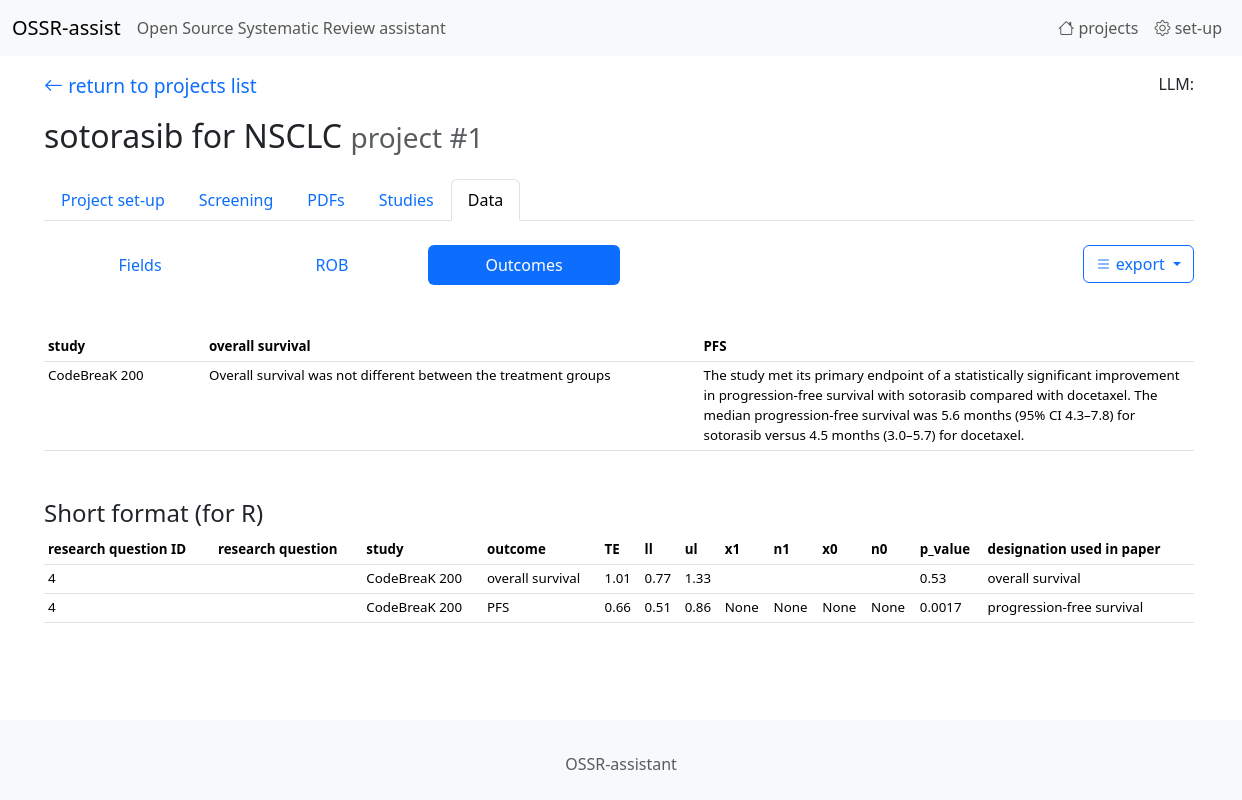
Screenshot of /table/results/1 with the database file from the repository.
### tables this page shows
CREATE TABLE "projects"
(
    id                   integer
        constraint projects_pk
            primary key autoincrement,
    name                 TEXT,
    green_words          TEXT default "",
    red_words            TEXT default "",
    eligibility_criteria TEXT default "",
    type_of_study        INT  default 0
, prompt_selection_user TEXT default "", prompt_selection_system TEXT);

CREATE TABLE "outcomes"
(
    id          integer
        constraint outcomes_pk
            primary key,
    name        TEXT,
    description TEXT,
    type        integer default 0,
    project     integer
, sort_order integer default 0);

CREATE TABLE "outcome_values"
(
    outcome           integer,
    study             integer,
    value             TEXT default "",
    TE                REAL,
    ll                REAL,
    ul                REAL,
    p_value           TEXT,
    median_1          TEXT,
    median_0          REAL,
    events_1          integer,
    events_0          integer,
    n_1               integer,
    n_0               integer,
    paper_designation integer,
    constraint outcome_values_pk
        primary key (outcome, study)
);

CREATE TABLE studies
(
    id      integer
        constraint studies_pk
            primary key autoincrement,
    name    TEXT,
    project integer
, registration_number TEXT, comments TEXT);

CREATE TABLE "research_questions"
(
    id         integer
        constraint research_questions_pk
            primary key autoincrement,
    project    integer
        constraint research_questions_projects_id_fk
            references projects,
    name       TEXT,
    sort_order integer default 0
);

### app.py (the view)
@app.route('/table/results/<int:project_id>')
def endpoint_table_results(project_id):
    return table_results(project_id)

### data.py (called while the page is built)
def table_results(project_id):
    project_name, study_type, eligibility_criteria_empty = get_project_name(project_id)
    studies, outcomes_list = get_results_data(project_id)
    lg = math.ceil(85 / len(outcomes_list)) if len(outcomes_list)>0 else 50
    short_format = outcomes_short_format(project_id)
    return render_template('table_results.html', studies=studies,
                           outcomes_list=outcomes_list, lg=lg, short_format = short_format,
                           eligibility_criteria_empty=eligibility_criteria_empty,
                           project_id=project_id, project_name=project_name)

### utils.py (called while the page is built)
def get_db_connection():
    conn = sqlite3.connect(DB_PATH)
    conn.row_factory = sqlite3.Row
    return conn

def sql_select_fetchone(sql, parameters):
    with get_db_connection() as con:
        cur = con.cursor()
        res = cur.execute(sql, parameters)
        r = res.fetchone()
        cur.close()
    return r

def sql_select_fetchall(sql, parameters):
    with get_db_connection() as con:
        cur = con.cursor()
        res = cur.execute(sql, parameters)
        rows = res.fetchall()
        columns = [column[0] for column in cur.description]
        result = [dict(zip(columns, row)) for row in rows]
        cur.close()
    return result

def get_project_name(project_id):
    sql = "SELECT name, type_of_study, eligibility_criteria FROM projects WHERE id=?"
    r = sql_select_fetchone(sql, (project_id,))
    project_name = r['name']
    study_type = r['type_of_study']
    eligibility_criteria_empty = (r['eligibility_criteria'] is None or r['eligibility_criteria'].strip() == "")
    return project_name, study_type, eligibility_criteria_empty

### templates/table_results.html (shortened to what this page needs)
{% extends 'base.html' %}
{%  block content %}
<link href="https://cdn.datatables.net/v/bs5/jq-3.7.0/dt-2.2.2/datatables.min.css" rel="stylesheet">
    {%  set page = 'data' %}
    {% include '_navbar1.html' %}
    <div class="mb-5">
        <div class="dropdown" style="float: right;">
            <button class="btn btn-outline-primary dropdown-toggle" type="button" data-bs-toggle="dropdown"
                    aria-expanded="false">
                <i class="bi bi-list"></i> export
            </button>
        </div>
        <ul class="nav nav-pills">
            <li class="nav-item">
                <a class="nav-link" href="/data/list1/{{ project_id }}" style="width: 12rem; text-align: center;">Fields</a>
            </li>
            <li class="nav-item">
                <a class="nav-link" href="/table/ROB/{{project_id }}" style="width: 12rem; text-align: center;">ROB</a>
            </li>
            <li class="nav-item">
                <a class="nav-link active" href="/table/results/{{project_id }}" style="width: 12rem; text-align: center;">Outcomes</a>
            </li>
        </ul>
    </div>
    <table class="table table-condensed table-hover table-sm" style="font-size: smaller;">
    <tr>
        <th>study</th>
        {% for i in outcomes_list.keys() %}
            <th style="width: {{ lg }}%;">{{ outcomes_list[i]  }}</th>
        {%  endfor %}
    </tr>
    {%  for study in studies %}
        <td>{{ study['study_name'] }}</td>
        {% for i in outcomes_list.keys() %}
            <td>
                {{ study['results'][i] }}
            </td>
        {%  endfor %}
    {%  endfor %}
    </table>
    <h4 class="mt-5">Short format (for R)</h4>
    <table class="table table-condensed table-hover table-sm" style="font-size: smaller;">
    <tr>
        <th>research question ID</th>
        <th>research question</th>
        <th>study</th>
        <th>outcome</th>
        <th>TE</th>
        <th>ll</th>
        <th>ul</th>
        <th>x1</th>
        <th>n1</th>
        <th>x0</th>
        <th>n0</th>
        <th>p_value</th>
        <th>designation used in paper</th>
    </tr>
    {%  for r in short_format %}
            <tr>
                <td>{{ r['research_question_id'] }}</td>
                <td>{{ r['research_question_name'] }}</td>
                <td>{{ r['study_name'] }}</td>
                <td>{{ r['outcome_name'] }}</td>
                <td>{{ r['TE'] }}</td>
                <td>{{ r['ll'] }}</td>
                <td>{{ r['ul'] }}</td>
                <td>{{ r['events_1'] }}</td>
                <td>{{ r['n_1'] }}</td>
                <td>{{ r['events_0'] }}</td>
                <td>{{ r['n_0'] }}</td>
                <td>{{ r['p_value'] }}</td>
                <td>{{ r['paper_designation'] }}</td>
            </tr>
    {%  endfor %}
    </table>
{%  endblock %}

### templates/base.html (shortened to what this page needs)
<!DOCTYPE html>
<html lang="en" class="min-vh-100">
<head>
    <link rel="stylesheet" href="{{ url_for('static',filename='ccs1.css') }}">
    <link href="https://cdn.jsdelivr.net/npm/bootstrap@5.3.5/dist/css/bootstrap.min.css" rel="stylesheet">
    <link rel="stylesheet" href="https://cdn.jsdelivr.net/npm/bootstrap-icons@1.11.3/font/bootstrap-icons.min.css">
</head>
<body class="d-flex flex-column min-vh-100">
<nav class="navbar navbar-expand-lg bg-body-tertiary">
  <div class="container-fluid">
    <a class="navbar-brand" href="{{ url_for('endpoint_home')}}">OSSR-assist </a>
      <span class="navbar-text">Open Source Systematic Review assistant</span>
    <div class="collapse navbar-collapse" id="navbarSupportedContent">
      <ul class="navbar-nav navbar-right mb-2 mb-lg-0">
            <li class="nav-item">
                <a class="nav-link " aria-current="page" href="{{ url_for('endpoint_home')}}"><i class="bi bi-house"></i> projects</a>
            </li>
            <li class="nav-item">
                <a href="/setup" class="nav-link " >
                    <i class="bi bi-gear"></i> set-up
                </a>
            </li>
      </ul>
    </div>
  </div>
</nav>
<div class="container-fluid flex-grow-1" style="margin-left: 2em; padding-right: 5em; margin-right: 5em;" role="alert">
{%  block content %}{% endblock %}
</div>
<br/><br/>
<footer class="footer mt-auto py-4 bg-light" >
    <div class="container">
        <div class="row">
            <div class="col text-center">
                <p class="mt-2 mb-0 text-muted">OSSR-assistant</p>
            </div>
        </div>
    </div>
</footer>
</body>
</html>

### templates/_navbar1.html (shortened to what this page needs)
<p class="mt-3 mb-3">
    <a href="{{ url_for('endpoint_home')}}" class="return_arrow">
    <i class="bi bi-arrow-left"></i> return to projects list
    </a>
    <span style="float: right;">
        LLM: {{ LLM_name }}
    </span>
</p>
<h2>
    {{ project_name }}
    <small class="text-body-secondary">project #{{ project_id }}</small>
</h2>
<ul class="nav nav-tabs mb-4 mt-4">
  <li class="nav-item">
    <a class="nav-link {% if page=='setup' %}active{% endif %}" href="/project/edit/{{ project_id }}">
        Project set-up
    </a>
  </li>
  <li class="nav-item">
    <a class="nav-link {% if page=='screening' %}active{% endif %}" href="/records/list/{{ project_id }}/1">Screening</a>
  </li>
  <li class="nav-item">
    <a class="nav-link {% if page=='pdf' %}active{% endif %}" href="/pdfs/list/{{ project_id }}">PDFs</a>
  </li>
  <li class="nav-item">
    <a class="nav-link {% if page=='studies' %}active{% endif %}" href="/studies/list/{{ project_id }}">Studies</a>
  </li>
  <li class="nav-item">
    <a class="nav-link {% if page=='data' %}active{% endif %}" href="/data/list1/{{ project_id }}">Data</a>
  </li>
</ul>

### static/ccs1.css (style rules this page uses)
a { text-decoration: none; }
.return_arrow { font-size: 1.2em; text-decoration: none; }

### rows the page displays
projects: name "sotorasib for NSCLC"
outcomes: name "overall survival"
outcomes: name "PFS"
outcome_values: study_name "CodeBreaK 200", value "Overall survival was not different between the treatment groups" "The study met its primary endpoint of a statistically significant improvement in progression-free survival with sotorasib compared with docetaxel. The median progression-free survival was 5.6 months (95% CI 4.3–7.8) for sotorasib versus 4.5 months (3.0–5.7) for docetaxel.", research_question_id "4", outcome_name "overall survival", TE "1.01", ll "0.77", ul "1.33", p_value "0.53", paper_designation "overall survival"
outcome_values: research_question_id "4", study_name "CodeBreaK 200", outcome_name "PFS", TE "0.66", ll "0.51", ul "0.86", events_1 "None", n_1 "None", events_0 "None", n_0 "None", p_value "0.0017", paper_designation "progression-free survival"

### other values shown
{{ project_id }} "1"
